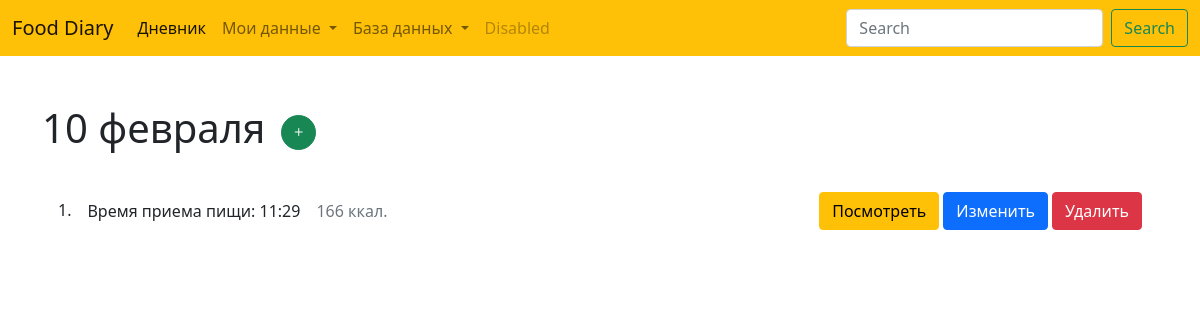
/day/9/, run on an earlier commit of the app's database.
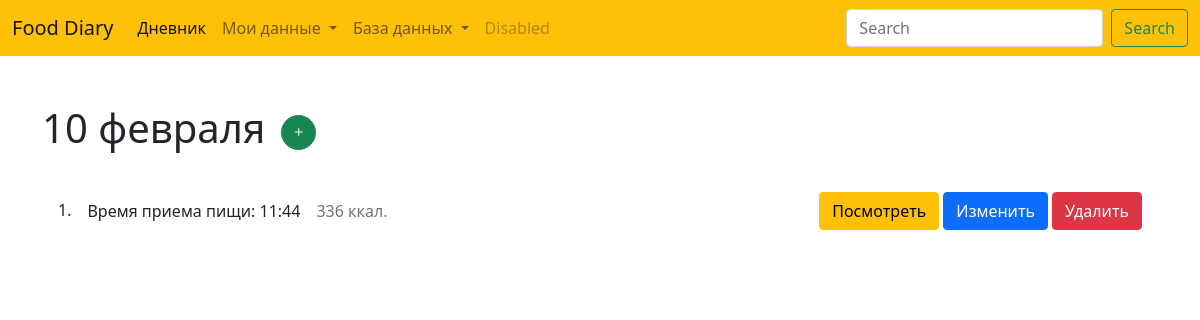
And on a later commit of the database.
### diary/models.py (models this page shows)
class Meal(models.Model):
    user = models.ForeignKey(User, null=True, blank=True, related_name='meals', on_delete=models.CASCADE)
    session_key = models.CharField('Ключ сессии', max_length=40, null=True, blank=True)
    day = models.ForeignKey(Day, on_delete=models.CASCADE, related_name='meals')
    time = models.TimeField('Время приема пищи', default=timezone.localtime)
    food = models.ManyToManyField('Food', verbose_name='Еда', through='MealFood')
    calories = models.PositiveIntegerField('Калорий всего', default=0)
    class Meta:
        ordering = ('day', 'time')

### diary/views.py (the view)
# urls.py: path('day/<int:id>/', views.DayDetailView.as_view(), name='day_detail'),
class DayDetailView(DetailView):
    template_name = 'diary/days/detail.html'
    def get_object(self):
        return Day.objects.get(id=self.kwargs['id'])
    def get_context_data(self, **kwargs):
        kwargs = super().get_context_data(**kwargs)
        kwargs['form'] = MealForm(request=self.request)
        kwargs['meals'] = kwargs['day'].meals.all()
        return kwargs

### diary/forms.py
class MealForm(forms.ModelForm):
    class Meta:
        model = Meal
        fields = ['time']
    food = forms.ModelChoiceField(
        queryset=Food.objects.none(),
        label='Еда',
        empty_label='Выберите еду'
    )
    grams = forms.IntegerField(
        min_value=0,
        label='Граммов',
        widget=forms.NumberInput(
            attrs={
                'placeholder': 'Кол-во граммов'
            }
        )
    )
    def __init__(self, *args, **kwargs):
        self.request = kwargs.pop('request')
        super().__init__(*args, **kwargs)
        if self.request.user.is_authenticated:
            self.fields['food'].queryset = Food.objects.filter(user=self.request.user)
        else:
            self.fields['food'].queryset = Food.objects.filter(session_key=self.request.session.session_key)
        for bfield in self.visible_fields():
            if bfield.field.label == 'Еда':
                bfield.field.widget.attrs['class'] = 'form-select'
            else:
                bfield.field.widget.attrs['class'] = 'form-control'

### diary/templates/diary/days/detail.html (shortened to what this page needs)
{% extends 'base.html' %}
{% block content %}
<main>
    <div class="container">
        <div class="row mt-5">
            <div class="col-12">
                <div class="d-flex align-items-center mb-4">
                    <h1>{{ day.date|date:"j E" }}</h1>
                    <button title="Добавить прием пищи" data-bs-target="#mealModal" data-bs-toggle="modal" class="btn btn-success ms-3 p-1 rounded-circle"
                        style="width: 35px; height: 35px;">
                        <i class="bi bi-plus"></i>
                    </button>
                </div>
            </div>
            <div class="col-12">
                {% if day.meals.count < 1 %}
                    <p>В этом дне пока отсутствуют приемы пищи</p>
                {% else %}
                <ul class="list-group list-group-flush">
                    {% for meal in meals %}
                        <li
                            class="list-group-item d-flex align-items-center"
                            data-meal-id="{{meal.id}}"
                        >
                            <h6 class="mb-0">{{forloop.counter}}.</h6>
                            <p class="mb-0 ms-3">Время приема пищи: {{meal.time}}</p>
                            <p class="mb-0 ms-3 text-muted">{{meal.calories}} ккал.</p>
                            <a href="#" class="btn btn-warning ms-auto show-meal-info" data-target="#mealInfo">
                                Посмотреть
                            </a>
                            <a href="#" class="btn btn-primary ms-1">
                                Изменить
                            </a>
                            <a href="{% url 'delete_meal' day.id meal.id %}" class="btn btn-danger ms-1">Удалить</a>
                        </li>
                    {% endfor %}
                </ul>
                {% endif %}
            </div>
        </div>
    </div>
</main>
{% endblock %}

What changed in the data, as far as the page shows it:
removed Meal: time "11:29", calories "166"
added Meal: time "11:44", calories "336"
